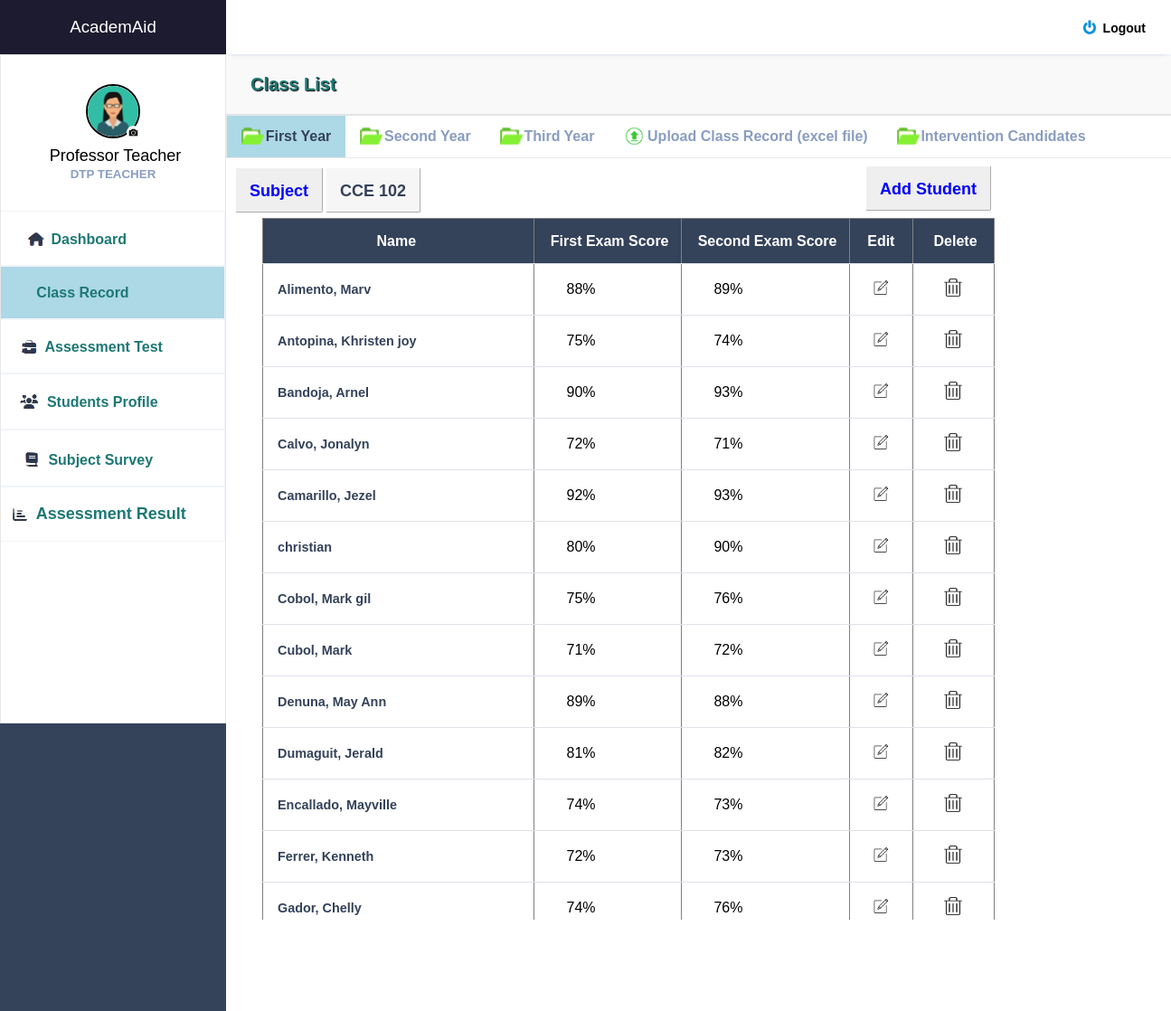
Page /subject2.php (signed in) on the committed database.
### tables this page shows
CREATE TABLE `tbl_users` (
  `user_id` int(11) NOT NULL,
  `user_uname` varchar(255) NOT NULL,
  `user_pass` varchar(255) NOT NULL,
  `role_id` varchar(255) NOT NULL,
  `fullname` varchar(255) NOT NULL,
  `course` varchar(255) NOT NULL,
  `year` int(11) NOT NULL,
  `program` varchar(255) NOT NULL,
  `id_number` varchar(255) NOT NULL,
  `email` varchar(255) NOT NULL,
  `contact_number` varchar(255) NOT NULL,
  `address` varchar(255) NOT NULL,
  `birthday` varchar(255) NOT NULL,
  `gender` varchar(255) NOT NULL,
  `skills` varchar(255) NOT NULL,
  `image` varchar(250) NOT NULL,
  `exam_score` varchar(255) NOT NULL,
  `subject` varchar(255) NOT NULL,
  `exam_score2` varchar(255) NOT NULL,
  `cc102_1` varchar(255) NOT NULL,
  `cc102_2` varchar(255) NOT NULL,
  `elec` varchar(255) NOT NULL,
  `elec2` varchar(255) NOT NULL,
  `netw` varchar(255) NOT NULL,
  `netw2` varchar(255) NOT NULL,
  `integ` varchar(255) NOT NULL,
  `integ2` varchar(255) NOT NULL,
  `assur` varchar(255) NOT NULL,
  `assur2` varchar(255) NOT NULL
);

### subject2.php (the view, shortened to what this page needs)
<?php
include 'class_first.php';
include '_conn.php';
?>
<html>
<head>
<link rel="stylesheet" href="https://cdnjs.cloudflare.com/ajax/libs/font-awesome/6.0.0/css/all.min.css">
</head>
<body>
<br>
<h2 style="margin-top: -8px; margin-left: 110px;padding: 15px; height: 50px;  font-size: 18px; color: #34425A; border-radius: 2px; border-color: white; border-width: 1px;  position: absolute; background-color: #f6f6f6; border-style: outset">CCE 102</h2>
<button onclick="openModal()" style="padding: 15px; height: 50px; margin-left: 600px; font-size: 18px; color: blue; border-radius: 2px; border-color: white; border-width: 1px; margin-top: -10px; position: relative; cursor: pointer"><b>Add Student</b></button>
<div style="margin-top: -10px; margin-left: 40px; position: ">
            <?php
            if (isset($_SESSION['user_id'])) {
                $sql = "SELECT * FROM tbl_users WHERE cc102_1 and cc102_2 IS NOT NULL AND year IN (1)  ORDER BY fullname ASC";
                $result = $conn->query($sql);
                if ($result->num_rows > 0) {
                    echo "<table border='1'>";
                    echo "<tr><th style='width: 300px; height: 50px; background-color: #34425A;color: white'>&nbsp&nbsp&nbsp&nbspName &nbsp&nbsp&nbsp&nbsp</th>
                        <th style='background-color:  #34425A;color: white'> &nbsp&nbsp&nbsp First Exam Score&nbsp&nbsp&nbsp </th>
                        <th style='background-color:  #34425A;color: white'> &nbsp&nbsp&nbsp Second Exam Score&nbsp&nbsp&nbsp </th>
                        <th style='background-color:  #34425A;color: white; width: 30px'> &nbsp&nbsp&nbsp Edit &nbsp&nbsp&nbsp </th>
                        <th style='background-color:  #34425A;color: white'> &nbsp&nbsp&nbsp Delete&nbsp&nbsp&nbsp </th>
                        </tr>";
                    while ($row = $result->fetch_assoc()) {
                        echo "<tr><td style='color: #34425A'>"
                            . $row["fullname"] . "&nbsp&nbsp&nbsp&nbsp&nbsp</td>
                            &nbsp<td style='color: black'>&nbsp&nbsp&nbsp&nbsp&nbsp&nbsp&nbsp&nbsp"
                            . $row["cc102_1"] . "%&nbsp&nbsp&nbsp&nbsp&nbsp</td>
                            &nbsp<td style='color: black'>&nbsp&nbsp&nbsp&nbsp&nbsp&nbsp&nbsp&nbsp"
                            . $row["cc102_2"] . "%&nbsp&nbsp&nbsp&nbsp&nbsp</td>
                            <td style='width: 70px'><a href='edit_student2.php?id=" . $row['user_id'] . "'><center><img src='images/edit_icon.PNG' style='height: 20px; width: 20px'></center></a></td>
                            <td style='width: 90px'><a href='delete_student2.php?id=" . $row['user_id'] . "'><center><img src='images/delete_icon.PNG' style='height: 20px; width: 20px'></center></a></td>
                            </tr>&nbsp&nbsp&nbsp&nbsp&nbsp &nbsp&nbsp&nbsp";
                    }
                    echo "</table>";
                } else {
                    echo "No results for the logged-in user";
                }
            } else {
                echo "User not logged in";
            }
            ?>
        </div>
        <br>
            <br><br>
</body>
</html>

### dashboard_teacher.php (shortened to what this page needs)
<!DOCTYPE html>
<html lang="en">
<head>
    <link rel="stylesheet" href="styler.css">
    <link rel="stylesheet" href="https://maxst.icons8.com/vue-static/landings/line-awesome/line-awesome/1.3.0/css/line-awesome.min.css">
</head>
<body>
    <div class="sidebar">
        <div class="side-header" style="background-color: #1D1B2F">
            <a href="dashboard_teacher_welc.php"><h3>Academ<span>Aid</span></h3></a>
        </div>
        <div class="side-content" style="background-color: white; border: 1px solid #e7e7e7">
            <div class="profile">
               <a href="teacher_profile.php">
               <?php
               include 'teacher_pic.php';
               ?></a>
                <h4 style="color: black; margin-top: 5px;  font-size: 18px"><?php
        if (isset($_SESSION['user_id'])) {
          $loggedInUserId = $_SESSION['user_id'];
          $sql = "SELECT * FROM tbl_users WHERE user_id = $loggedInUserId";
          $result = $conn->query($sql);
        if ($result->num_rows > 0) {
         while ($row = $result->fetch_assoc()) {
        echo "&nbsp". $row["fullname"] ; }}}?></h4>
                <small>DTP TEACHER</small>
            </div>
            <div class="side-menu" style="background-color: ">
                <ul>
                 <li style="border-style: solid; border-width: 1px; border-color: #f1f4f9; margin-left: -80px">
                       <a href="dashboard_teacher_welc.php"
                       <?php echo isset($a) ? 'style="background-color: lightblue; color: black; font-weight: bold;' : ''; ?>>
                          <img src="images/dash_icon.png" style=" position: relative; margin-bottom: -7px; ">
                        <small style="font-size: 16px; color: #1d7874"><b>Dashboard</b></small>
                        </a></li>
                 <li style="border-style: solid; border-width: 1px; border-color: #f1f4f9; margin-left: -67px">
                       <a href="class_record.php"
                       <?php echo isset($b) ? 'style="background-color: lightblue; color: white;font-weight: bold;' : ''; ?>>
                            <img src="images/subj_icon.png" style=" position: relative; margin-bottom: -7px; ">
                            <small style="font-size: 16px; color: #1d7874; font-weight:bold">Class Record</small>
                        </a> </li>
                <li style="border-style: solid; border-width: 1px; border-color: #f1f4f9; margin-left: -50px">
                       <a href="intervene_teacher.php"
                       <?php echo isset($c) ? 'style="background-color: lightblue; color: white;font-weight: bold;' : ''; ?>>
                            <img src="images/interv_icon.png" style=" position: relative; margin-bottom: -7px; ">
                            <small style="font-size: 16px; color: #1d7874; font-weight:bold">Assessment Test</small>
                        </a> </li>
                    <li style="border-style: solid; border-width: 1px; border-color: #f1f4f9; margin-left: -57px">
                       <a href="student_profile.php"
                       <?php echo isset($d) ? 'style="background-color: lightblue; color: white;font-weight: bold;' : ''; ?>>
                            <img src="images/stuy_icon.png" style=" position: relative; margin-bottom: -7px; ">
                            <small style="font-size: 16px; color: #1d7874; font-weight:bold">Students Profile</small>
                       </a>  </li>
                    <li style="border-style: solid; border-width: 1px; border-color: #f1f4f9; margin-left: -57px">
                       <a href="exit_survey_teacher.php"
                       <?php echo isset($e) ? 'style="background-color: lightblue; color: white;font-weight: bold;' : ''; ?>>
                           <img src="images/subj_icon.png" style=" position: relative; margin-bottom: -7px; ">
                            <small style="font-size: 16px; color: #1d7874; font-weight:bold">Subject Survey</small>
                       </a>
                    </li>
                    <li style="border-style: solid; border-width: 1px; border-color: #f1f4f9; margin-left: -35px">
                       <a href="yearly_result.php"
                       <?php echo isset($f) ? 'style="background-color: lightblue; color: white;font-weight: bold;' : ''; ?>>
                          <img src="images/yearly_icon.png" style=" position: relative; margin-bottom: -7px; ">
                            <small style="font-size: 18px; color: #1d7874; font-weight:bold">Assessment Result</small>
                       </a>
                    </li>
                </ul>
            </div>
        </div>
    </div>
    <div class="main-content">
        <header>
            <div class="header-content">
                <div class="header-menu">
                    <div class="user">
                        <div class="bg-img" style="background-image: url(img/1.jpeg)"></div>
                        <a href="logout.php" onclick="confirmLogout(event)" style="color: black; margin-right: 12px; margin-top: 5px"><span><b style="font-size: 14px"><img src="images/logout.png" style="position: absolute; height: 16px; width: 16px; margin-left: -23px; margin-top: -1px;">Logout</b></span></a>
                    </div>
                </div>
            </div>
        </header>
            <main style="margin-top: 20px">
         </main>
</body>
</html>

### teacher_pic.php (shortened to what this page needs)
<?php
require '_conn.php';
$loggedInUserId = $_SESSION['user_id'];
$user = mysqli_fetch_assoc(mysqli_query($conn, "SELECT * FROM tbl_users WHERE user_id = $loggedInUserId"));
?>
<html>
<head>
<body>
<form class="form" id = "form" action="" enctype="multipart/form-data" method="post">
                                        <div class="upload">
                                            <?php
                                            $image = $user['image'];
                                            ?>
                                    <img src="profile_pictures/<?php echo $image; ?>" width ="125" height="125" title="<?php echo $image; ?>">
                                      <div class="round">
                                        <i class="fa-camera" style = "color: #fff"></i>
                                        </div>
                                       </div>
                                    </form>

### styler.css (style rules this page uses)
:root { --main-color: #22BAA0; --color-dark: #34425A; --text-grey: #B0B0B0; }
* { margin: 0; padding: 0; text-decoration: none; list-style-type: none; box-sizing: border-box; font-family: 'Merriweather', sans-serif; }
.sidebar { position: fixed; height: 100%; width: 250px; left: 0; bottom: 0; top: 0; z-index: 100; background: var(--color-dark); transition: left 300ms; }
.side-header { box-shadow: 0px 5px 5px -5px rgb(0 0 0 /10%); background: var(--main-color); height: 60px; display: flex; justify-content: center; align-items: center; }
.side-header h3, side-head span { color: #fff; font-weight: 400; }
.side-content { height: calc(100vh - 60px); overflow: auto; }
.profile { text-align: center; padding: 2rem 0rem; }
.bg-img { background-repeat: no-repeat; background-size: cover; border-radius: 50%; background-size: cover; }
.profile h4 { color: #fff; font-weight: 500; }
.profile small { color: #899DC1; font-weight: 600; }
.side-menu ul { text-align: center; }
.side-menu a { display: block; padding: 1.2rem 0rem; }
.side-menu a span, .side-menu a small { color: #899DC1; }
.main-content { margin-left: 250px; width: calc(100% - 165px); transition: margin-left 300ms; }
header { position: fixed; right: 0; top: 0; left: 250px; z-index: 100; height: 60px; box-shadow: 0px 5px 5px -5px rgb(0 0 0 /10%); background: #fff; transition: left 300ms; }
.header-content, .header-menu { display: flex; align-items: center; }
.header-content { justify-content: space-between; padding: 0rem 1rem; }
.header-menu { justify-content: flex-end; padding-top: .5rem; }
.user { display: flex; align-items: center; }
.user div, .client-img { height: 40px; width: 40px; margin-right: 1rem; }
.user span:last-child { display: inline-block; margin-left: .3rem; font-size: .8rem; }
main { margin-top: 60px; }
input, button, select { outline: none; }
table { border-collapse: collapse; }
table tbody td { padding: 1rem 0rem; color: #444; }
table tbody td:first-child { padding-left: 1rem; color: var(--main-color); font-weight: 600; font-size: .9rem; }
table tbody tr { border-bottom: 1px solid #dee2e8; }

### teacher_pic.php (style rules this page uses)
.upload { width: 125px; position: relative; margin: auto; }
.upload img { height: 60px; width: 60px; border-radius: 50%; border: 2px solid #DCDCDC; border-style: solid; border-color: black; }
.upload .round { position: absolute; background-image: url('profile_pictures/kamera.jpg'); background-color: red; right: 0; width: 15px; height: 15px; line-height: 2px; text-align: center; border-radius: 50%; overflow: hidden; margin-top: -18px; margin-left: 0px; margin-right: 33px; border-color: black; border-width: 1px; }

### class_record.php (style rules this page uses)
li a { display: block; color: #34425A; text-align: center; padding: 14px 16px; text-decoration: none; }

### rows in the picture
tbl_users: image (picture), fullname "Professor Teacher"
tbl_users: fullname "Alimento, Marv", cc102_1 "88", cc102_2 "89"
tbl_users: fullname "Antopina, Khristen joy", cc102_1 "75", cc102_2 "74"
tbl_users: fullname "Bandoja, Arnel", cc102_1 "90", cc102_2 "93"
tbl_users: fullname "Calvo, Jonalyn", cc102_1 "72", cc102_2 "71"
tbl_users: fullname "Camarillo, Jezel", cc102_1 "92", cc102_2 "93"
tbl_users: fullname "christian", cc102_1 "80", cc102_2 "90"
tbl_users: fullname "Cobol, Mark gil", cc102_1 "75", cc102_2 "76"
tbl_users: fullname "Cubol, Mark", cc102_1 "71", cc102_2 "72"
tbl_users: fullname "Denuna, May Ann", cc102_1 "89", cc102_2 "88"
tbl_users: fullname "Dumaguit, Jerald", cc102_1 "81", cc102_2 "82"
tbl_users: fullname "Encallado, Mayville", cc102_1 "74", cc102_2 "73"
tbl_users: fullname "Ferrer, Kenneth", cc102_1 "72", cc102_2 "73"
tbl_users: fullname "Gador, Chelly", cc102_1 "74", cc102_2 "76"
